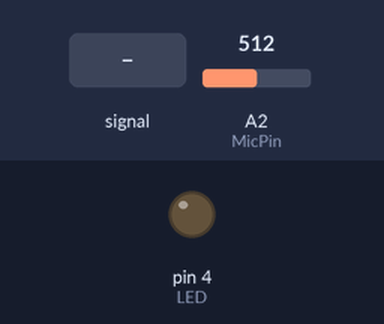
Bench run of a sketch on a simulated Arduino Uno, built with avr-gcc and run on an emulated ATmega328P. Shown: output pins drawn as LEDs (lit = HIGH). Inputs (shaded band) come from the test bench; at power-on: A2 (MicPin) = 512.

Above: at 1.2 s.
1.3 s: A2 (MicPin) fed a 2 Hz sine of ±306 counts around its level
At 2.3 s:
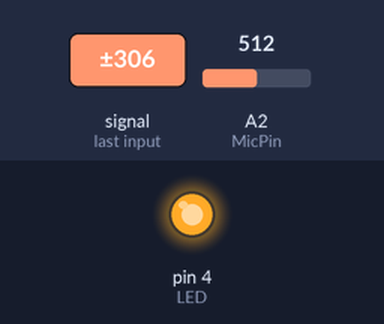
4.3 s: A2 (MicPin) set to 716
At 4.8 s:
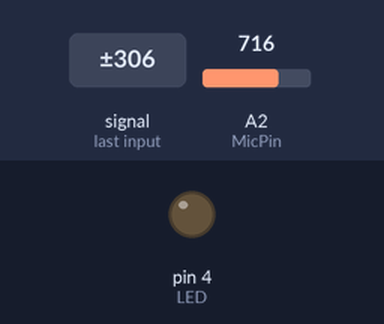
Timing chart, 0 to 7.3 s (numbered marks = the images above; inputs shaded):
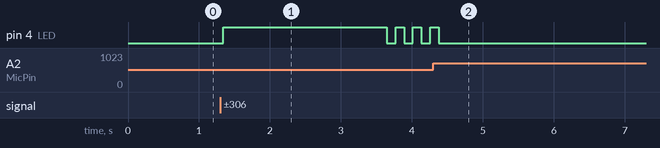

The sketch:

sound_sensor.ino
```cpp
int MicPin=A2;
int LED =4;


void setup()
{
  pinMode (MicPin,INPUT);
  pinMode (LED,OUTPUT);

  // put your setup code here, to run once:

}

void loop()
{
int  MicValue1 = analogRead(MicPin); // read pin value
  Serial.println(MicValue1);
  delay(1);
int  MicValue2 = analogRead(MicPin);
  Serial.println(MicValue2);
  if (MicValue1 - MicValue2 > 1 || MicValue2 - MicValue1 > 1)
  { digitalWrite(LED, HIGH); //  turn lights on

  }
  else{
  digitalWrite(LED, LOW); }
    delay(120);
}


  // put your main code here, to run repeatedly:
```

Measured:
- after the input at 1.3 s, pin 4 (LED): LOW → HIGH at once, then repeats every 0.24 s: LOW 0.12 s, HIGH 0.12 s
- after the input at 4.3 s, pin 4 (LED): goes on until 4.4 s, then stays LOW
